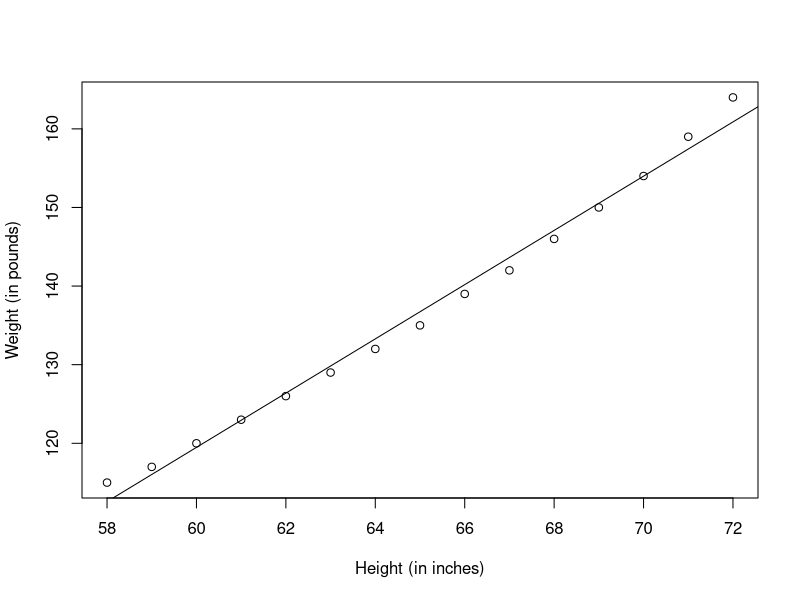

R code for this plot:
#
# R in action (2 ed.)
#

#
# Simple Linear Regression
#

# model
fit <- lm(weight ~ height, data=women)

# see
summary(fit)

# The multiple R-squared (0.991) indicates that the
# model accounts for 99.1% of the variance in weights. 
# The multiple R-squared is also the squared correlation 
# between the actual and predicted value 

# original
women$weight

# predicted
fitted(fit)

# check
residuals(fit)

# visual
plot(women$height, women$weight, 
     xlab="Height (in inches)", 
     ylab="Weight (in pounds)")
abline(fit)
